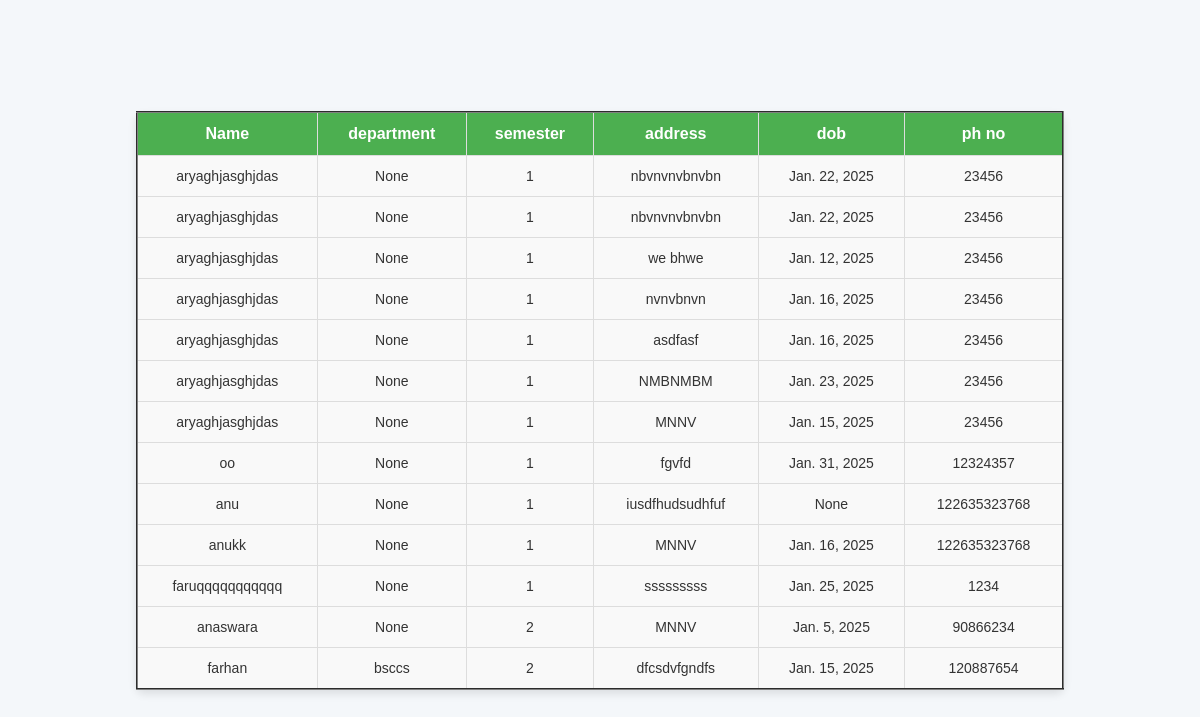
The app's page /studentList, older data.
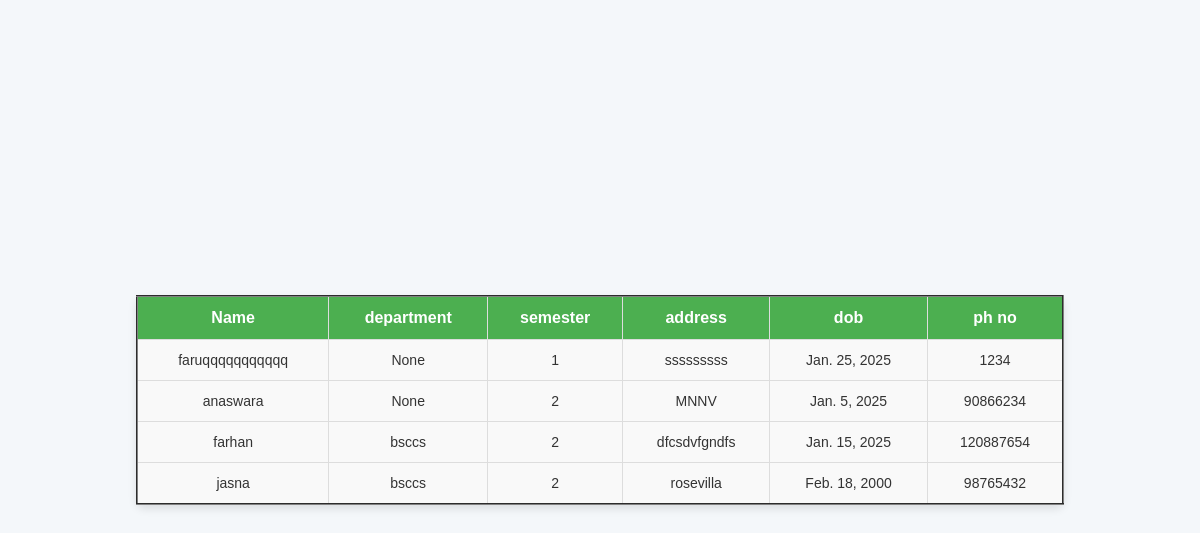
The same page, newer data.
### administrator/models.py (models this page shows)
class StudentTable(models.Model):
    LOGINID = models.ForeignKey(logintable, on_delete=models.CASCADE, blank=True, null=True)
    studentname = models.CharField(max_length=30, null=True,blank=True)
    department=models.CharField(max_length=30,null=True,blank=True)
    email=models.CharField(max_length=30,null=True,blank=True)
    phoneno=models.BigIntegerField(null=True,blank=True)
    dob=models.DateField(null=True,blank=True)
    address=models.CharField(max_length=30,null=True,blank=True)
    semester=models.IntegerField(null=True,blank=True)

### administrator/views.py (the view)
# urls.py: path("studentList", studentListp.as_view(), name="studentList"),
class studentListp(View):
    def get(self, request):
        print("Entered the view function")  #
        c= StudentTable.objects.all
        print(c)
        return render(request,"faculty/student_ list.html",{'farhana':c})

### templates/faculty/student_ list.html (shortened to what this page needs)
{% load static %}
<html lang="en">
<head>
    <title>Document</title> <link rel="stylesheet" href="{% static 'css/style.css' %}">
</head>
<body class=" bo">
    <table border="2"  >
        <tr>
        <th>Name</th>
        <th>department</th>
        <th>semester </th>
        <th>address</th>
        <th>dob</th>
        <th>ph no</th>
    </tr>
    {% for i in farhana %}
    <tr>
        <td>{{ i.studentname}}</td>
        <td>{{i.department}}</td>
        <td>{{i.semester}}</td>
        <td>{{i.address}}</td>
        <td>{{i.dob}}</td>
        <td>{{i.phoneno}}</td>
    </tr>
    {%endfor%}
    </table>
</body>
</html>

Row changes from the older to the newer data that the page shows:
removed StudentTable: studentname "aryaghjasghjdas", department "None", semester "1", address "nbvnvnvbnvbn", dob "Jan. 22, 2025", phoneno "23456"
removed StudentTable: studentname "aryaghjasghjdas", department "None", semester "1", address "nbvnvnvbnvbn", dob "Jan. 22, 2025", phoneno "23456"
removed StudentTable: studentname "aryaghjasghjdas", department "None", semester "1", address "we bhwe", dob "Jan. 12, 2025", phoneno "23456"
removed StudentTable: studentname "aryaghjasghjdas", department "None", semester "1", address "nvnvbnvn", dob "Jan. 16, 2025", phoneno "23456"
removed StudentTable: studentname "aryaghjasghjdas", department "None", semester "1", address "asdfasf", dob "Jan. 16, 2025", phoneno "23456"
removed StudentTable: studentname "aryaghjasghjdas", department "None", semester "1", address "NMBNMBM", dob "Jan. 23, 2025", phoneno "23456"
removed StudentTable: studentname "aryaghjasghjdas", department "None", semester "1", address "MNNV", dob "Jan. 15, 2025", phoneno "23456"
removed StudentTable: studentname "oo", department "None", semester "1", address "fgvfd", dob "Jan. 31, 2025", phoneno "12324357"
removed StudentTable: studentname "anu", department "None", semester "1", address "iusdfhudsudhfuf", dob "None", phoneno "122635323768"
removed StudentTable: studentname "anukk", department "None", semester "1", address "MNNV", dob "Jan. 16, 2025", phoneno "122635323768"
added StudentTable: studentname "jasna", department "bsccs", semester "2", address "rosevilla", dob "Feb. 18, 2000", phoneno "98765432"
